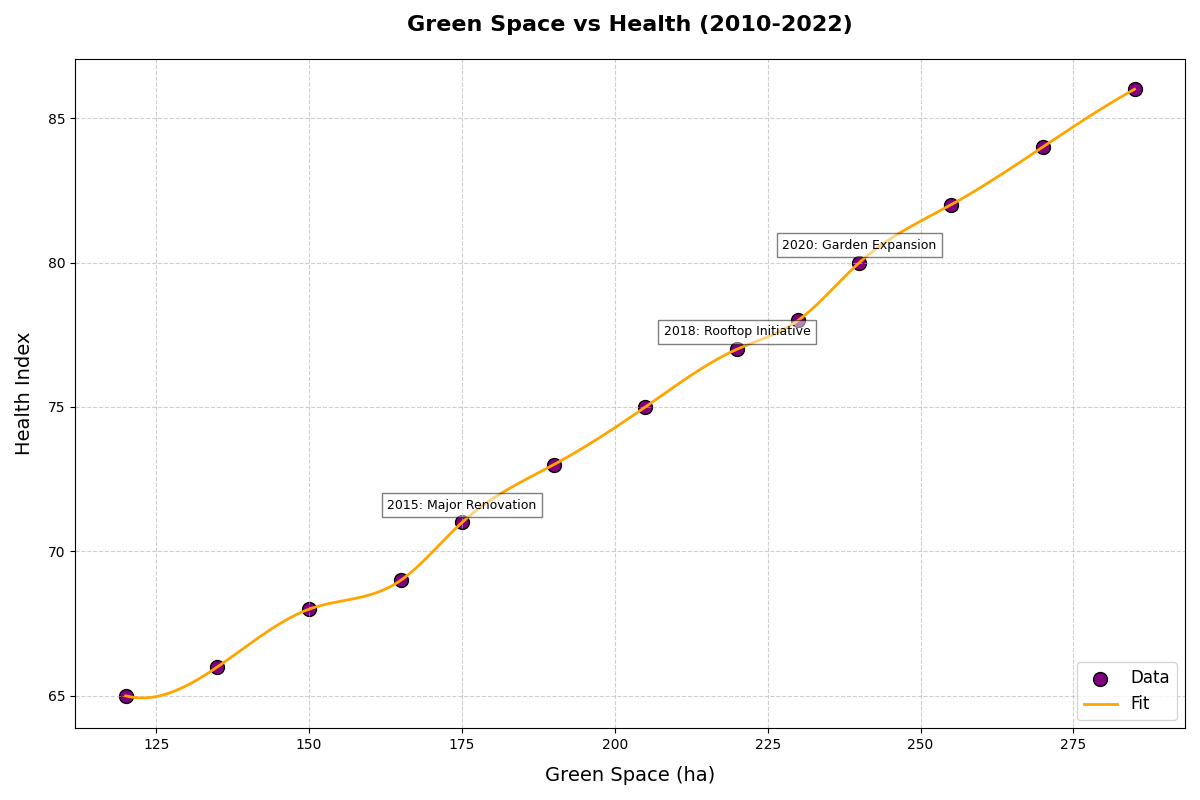

Write Python code to recreate this figure.
import numpy as np
import matplotlib.pyplot as plt
from scipy.interpolate import make_interp_spline

# Data
years = np.arange(2010, 2023)
green_space_area = np.array([120, 135, 150, 165, 175, 190, 205, 220, 230, 240, 255, 270, 285])
health_index = np.array([65, 66, 68, 69, 71, 73, 75, 77, 78, 80, 82, 84, 86])

# Spline interpolation
x_smooth = np.linspace(green_space_area.min(), green_space_area.max(), 300)
spl = make_interp_spline(green_space_area, health_index, k=3)
y_smooth = spl(x_smooth)

# Plot
plt.figure(figsize=(12, 8))
plt.scatter(green_space_area, health_index, color='purple', edgecolor='black', s=100, label='Data')
plt.plot(x_smooth, y_smooth, color='orange', linestyle='-', linewidth=2, label='Fit')

# Title and labels
plt.title("Green Space vs Health (2010-2022)", fontsize=16, fontweight='bold', pad=20)
plt.xlabel("Green Space (ha)", fontsize=14, labelpad=10)
plt.ylabel("Health Index", fontsize=14, labelpad=10)

# Annotations
important_years = {
    "2015: Major Renovation": (175, 71),
    "2018: Rooftop Initiative": (220, 77),
    "2020: Garden Expansion": (240, 80)
}

for label, (x, y) in important_years.items():
    plt.annotate(label, (x, y), textcoords="offset points", xytext=(0,10), ha='center', fontsize=9, bbox=dict(facecolor='white', alpha=0.5))

# Legend and grid
plt.legend(loc='lower right', fontsize=12)
plt.grid(True, linestyle='--', alpha=0.6)
plt.tight_layout()

# Display
plt.show()
